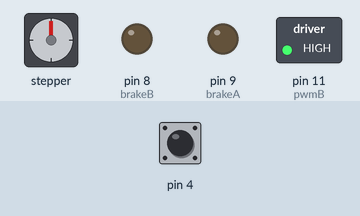
Simulated run of this sketch. Board: Arduino Uno, built with avr-gcc and run on an emulated ATmega328P. Parts: stepper motor, switched loads named in the sketch (green lamp = pin HIGH), output pins drawn as LEDs (lit = HIGH). Inputs (shaded band) come from the test bench; at power-on: pin 4 HIGH. Stepper angles assume 200 steps per turn; pins used as bus, display or sensor lines are not drawn; what the sketch prints to the serial monitor is not drawn.

Above: at 1.2 s.
1.3 s: pin 4 pulled LOW for 0.15 s
At 1.45 s:
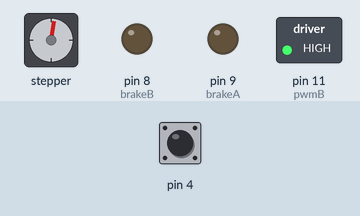
4.3 s: pin 4 pulled LOW for 1 s
At 6.1 s:
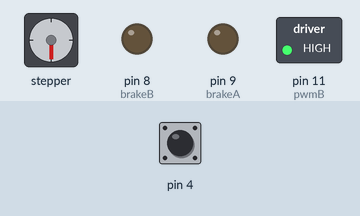
6.8 s: pin 4 pulled LOW for 0.15 s
At 6.98 s:
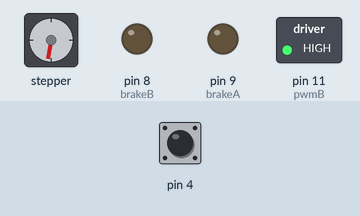
9.9 s: pin 4 pulled LOW for 3.2 s
14.6 s: pin 4 pulled LOW for 0.15 s
At 16.0 s:
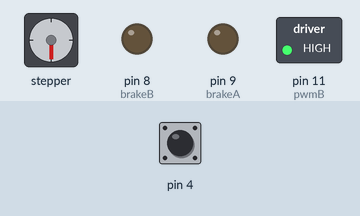
17.7 s: pin 4 pulsed LOW 5 times (0.12 s each, 0.3 s apart)
Timing chart, 0 to 23.2 s (numbered marks = the images above; inputs shaded):
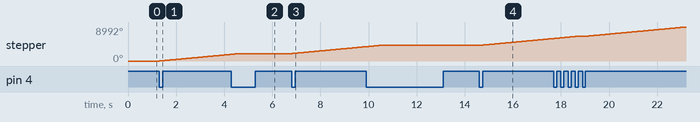

The sketch:

motor_capacitor___motor_turns_on_then_stays_stepper.ino
```cpp
#include <CapacitiveSensor.h>
CapacitiveSensor cs_6_7 = CapacitiveSensor(3, 4); //10M Resistor between pins 7 and 8, you may also connect an antenna on pin 8
unsigned long csSum;

bool lastReading = false;
bool touching = false;
bool toggled = false;


int readingMin = 500;
int newSpeed = 0;
int speedIncrement = 0;

int lowestSpeed = 0;
int highestSpeed = 250;
int speedIncrementValue = 1;
int stepIncrement = 200;


#include <Stepper.h>
// Define number of steps per revolution:
const int stepsPerRevolution = 200;
// Give the motor control pins names:
const int pwmA = 3;
const int pwmB = 11;
const int brakeA = 9;
const int brakeB = 8;
const int dirA = 12;
const int dirB = 13;
// Initialize the stepper library on the motor shield:
Stepper myStepper = Stepper(stepsPerRevolution, dirA, dirB);


void setup() {
  cs_6_7.set_CS_AutocaL_Millis(0xFFFFFFFF); // turns off calibration
  Serial.begin(9600);

  // Set the PWM and brake pins so that the direction pins can be used to control the motor:
  pinMode(pwmA, OUTPUT);
  pinMode(pwmB, OUTPUT);
  pinMode(brakeA, OUTPUT);
  pinMode(brakeB, OUTPUT);

  digitalWrite(pwmA, HIGH);
  digitalWrite(pwmB, HIGH);
  digitalWrite(brakeA, LOW);
  digitalWrite(brakeB, LOW);

  // Set the motor speed (RPMs):
  myStepper.setSpeed(10);
}

void loop() {
  long cs = cs_6_7.capacitiveSensor(30); // TODO: figure out proper samples interval, baseline is 200000 ms

  lastReading = touching;
  //newSpeed = speedIncrement;
  //newSpeed = map(speedIncrement,0,255,80,255);
  //Serial.println(newSpeed);
  Serial.println(speedIncrement);

  myStepper.setSpeed(speedIncrement);
  myStepper.step(speedIncrement);   //Spins the motor on Channel A at full speed


  if (cs > readingMin) {
    speedIncrement = 100;
    //stepIncrement += 1;
  }

  if (toggled == false) {
    speedIncrement = 0;
  }

  if (cs > readingMin) {
    if (touching == false) {
      touching = true;
      Serial.println("touching");
    }
  } else {
    if (touching == true) {
      touching = false;
      Serial.println("not touching");
    }
  }

  if (touching == true && toggled == false && lastReading == false) {
    toggled = true;
    Serial.println("wasn't toggled, turned on");
  }

  else if (touching == true && toggled == true && lastReading == false) {
    toggled = false;
    speedIncrement = 0;
    Serial.println("was toggled, turned off");
  }
}
```

Measured:
- after the input at 1.3 s, stepper: keeps turning clockwise at about 592°/s, starting at once
- after the input at 4.3 s, stepper: goes on until 4.7 s, then stays 1980°
- after the input at 6.8 s, stepper: keeps turning clockwise at about 592°/s, starting at once
- after the input at 14.6 s, stepper: keeps turning clockwise at about 592°/s, starting at once
